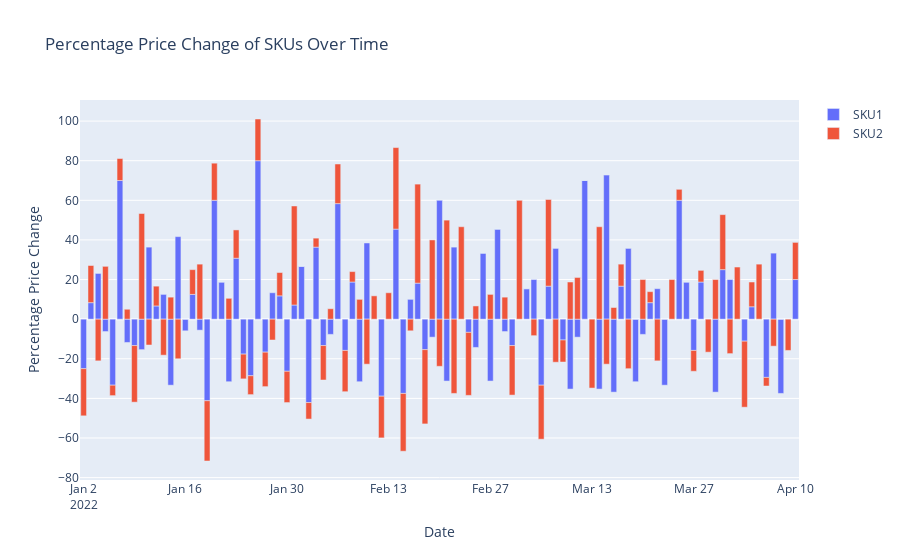

The code cell stored with this chart in its notebook:
### Code cell
# Calculate percentage price change
price_change_sku1 = np.diff(price_sku1) / price_sku1[:-1] * 100
price_change_sku2 = np.diff(price_sku2) / price_sku2[:-1] * 100

fig = go.Figure()
fig.add_trace(go.Bar(x=date[1:], y=price_change_sku1, name='SKU1'))
fig.add_trace(go.Bar(x=date[1:], y=price_change_sku2, name='SKU2'))
fig.update_layout(barmode='relative', title='Percentage Price Change of SKUs Over Time', xaxis_title='Date', yaxis_title='Percentage Price Change')
fig.show()
